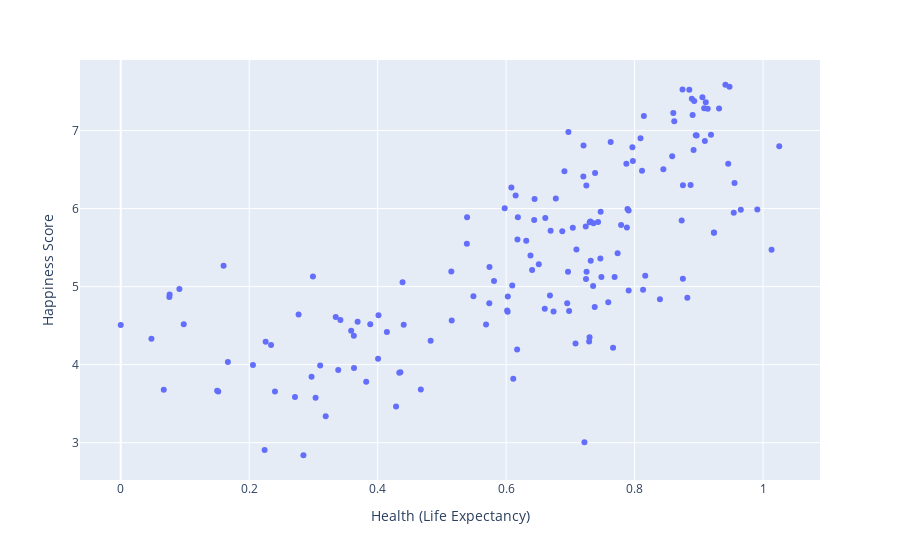

Notebook cell for this chart:
### Code cell
scatter= px.scatter(df_2015, x='Health (Life Expectancy)', y= 'Happiness Score')
scatter

### Figure 1 — Plotly figure (JSON) as saved in the notebook; plotly's stock layout.template omitted (floating-point values rounded to 4 significant figures; data arrays with more than 128 entries replaced by an {"elided": "..."} marker saying what was removed)
{"data": [{"hovertemplate": "Health (Life Expectancy)=%{x}<br>Happiness Score=%{y}<extra></extra>", "legendgroup": "", "marker": {"color": "#636efa", "symbol": "circle"}, "mode": "markers", "name": "", "orientation": "v", "showlegend": false, "type": "scatter", "x": {"elided": "158 float values"}, "xaxis": "x", "y": {"elided": "158 float values"}, "yaxis": "y"}], "layout": {"legend": {"tracegroupgap": 0}, "margin": {"t": 60}, "xaxis": {"anchor": "y", "domain": [0, 1], "title": {"text": "Health (Life Expectancy)"}}, "yaxis": {"anchor": "x", "domain": [0, 1], "title": {"text": "Happiness Score"}}}}
